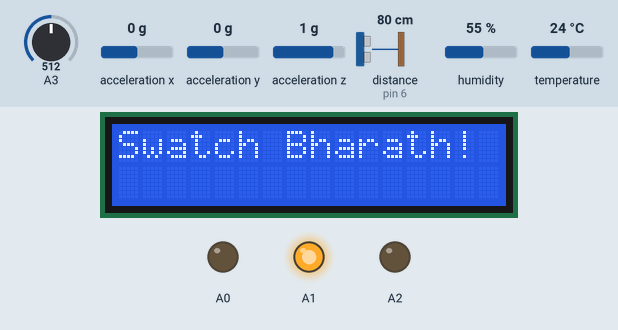
The sketch below on a simulated Arduino Uno, built with avr-gcc and run on an emulated ATmega328P. Shown: 16×2 character LCD, output pins drawn as LEDs (lit = HIGH). Wiring (inferred from the names in the program): ultrasonic range finder: trigger pin 7; echo pin 6; MPU-6050 motion sensor at I2C address 0x68. Inputs (shaded band) come from the test bench; at power-on: acceleration y 0 g, humidity 55 %, temperature 24 °C, A3 = 512, acceleration x 0 g, acceleration z 1 g, distance to the obstacle (sensor on pin 6) 80 cm. The echo pulse lasts 58.3 µs per cm; pins used as bus, display or sensor lines are not drawn.

Above: at 1.6 s.
1.7 s: acceleration y set to 0.2 g
At 9.4 s:
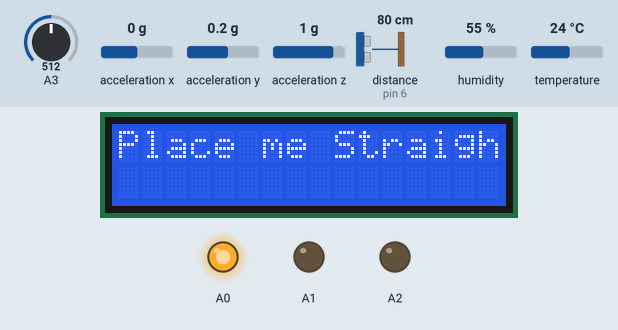
11.6 s: humidity set to 22 %
At 18.0 s:
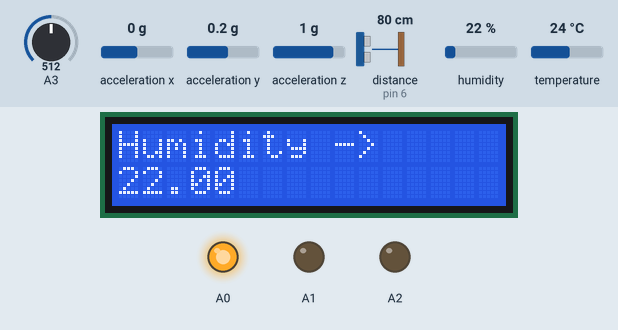
23.7 s: temperature set to 12 °C
At 33.7 s:
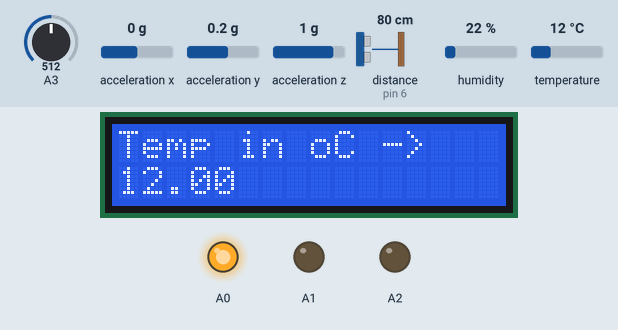
36.7 s: humidity set to 40 %
At 45.8 s:
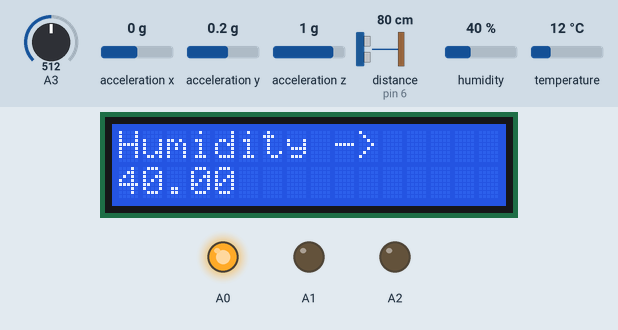
48.8 s: temperature set to 19 °C
At 55.7 s:
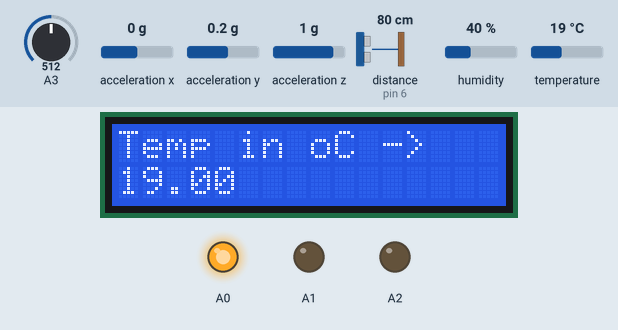
Timing chart, 0 to 57.2 s (numbered marks = the images above; inputs shaded):
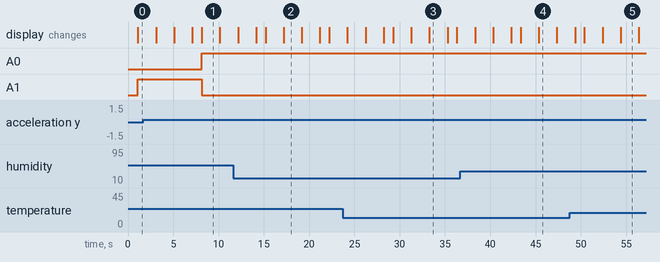

The sketch:

Hackthon_Arduino.ino
```cpp
#include <dht.h>

#include <Wire.h>
#include <LiquidCrystal.h>

const int rs = 12, en = 11, d4 = 5, d5 = 4, d6 = 3, d7 = 2;
LiquidCrystal lcd(rs, en, d4, d5, d6, d7);                                    //Initiliazing

dht DHT;
#define DHT11_PIN 9

//long gyrox,gyroy,gyroz;
//float rotx,roty,rotz;
long ax,ay,az;
float fx,fy,fz;

const int trigPin = 7;
const int echoPin = 6;
// defines variables
long duration;
int distance;
int k;

int output_value ;
//int a0,a1,a2;
String data;


void setupMPU()
{
Wire.beginTransmission(0b1101000);
Wire.write(0x6B);
Wire.write(0b00000000);
Wire.endTransmission();


Wire.beginTransmission(0b1101000);                                 //MPU-6050 setup
Wire.write(0x1B);
Wire.write(0b00000000);
Wire.endTransmission();


Wire.beginTransmission(0b1101000);
Wire.write(0x1C);
Wire.write(0b00000000);
Wire.endTransmission();

}

void processdata()
{
fx = ax/16384.0;
fy = ay/16384.0;
fz = az/16384.0;
}

void accel()
{

Wire.beginTransmission(0b1101000);
Wire.write(0x3B);

Wire.endTransmission();
Wire.requestFrom(0b1101000,6);
while(Wire.available() < 6);
ax = Wire.read()<<8|Wire.read();
ay = Wire.read()<<8|Wire.read();
az = Wire.read()<<8|Wire.read();
processdata();
}


int ping()
{
  // Clears the trigPin
digitalWrite(trigPin, LOW);
delayMicroseconds(2);
// Sets the trigPin on HIGH state for 10 micro seconds
digitalWrite(trigPin, HIGH);
delayMicroseconds(10);
digitalWrite(trigPin, LOW);
// Reads the echoPin, returns the sound wave travel time in microseconds
duration = pulseIn(echoPin, HIGH);
// Calculating the distance
distance= duration*0.034/2;
// Prints the distance on the Serial Monitor

delay(1000);
return distance;
}

void setup() {

  lcd.begin(16, 2);
  //lcd.setCursor(0, 1);
  //lcd.print("hello, world!");
  //delay(3000);
  //lcd.clear();


 Wire.begin();
setupMPU();

pinMode(A0,OUTPUT);
pinMode(A1,OUTPUT);
pinMode(A2,OUTPUT);
pinMode(A3,INPUT);
pinMode(trigPin, OUTPUT); // Sets the trigPin as an Output
pinMode(echoPin, INPUT); // Sets the echoPin as an Input
Serial.begin(9600); // Starts the serial communication
}
void loop() {
  k = ping();
 accel();
  output_value= analogRead(A3);


int chk = DHT.read11(DHT11_PIN);
//Serial.println(" Humidity " );

//Serial.println(DHT.humidity, 1);

//Serial.println(" Temparature ");

//Serial.println(DHT.temperature, 1);

//delay(2000);


/*  Serial.println(rotx);
  Serial.println(roty);
  Serial.println(rotz);
  Serial.println();
  delay(4000);*/

  output_value = map(output_value,550,0,0,100);
  //Serial.println(k);


 //Serial.print(output_value);

  // Serial.println("%");

  if(k<10)
  {
  analogWrite(A0,0);
  analogWrite(A1,0);
  analogWrite(A2,0);
  data = "100% Full";
  }
   if(k>10 && k<20)
  {analogWrite(A0,0);
  analogWrite(A1,0);
  analogWrite(A2,255);
  data = "50% Full";
  }                      //Ping Sensor
   if(k>20)
 { analogWrite(A0,0);
  analogWrite(A1,255);
  analogWrite(A2,0);
  data = "0% Full";
  }

  if(output_value>20)
  { analogWrite(A0,0);
  analogWrite(A1,255);                    //Moisture Sensor
  analogWrite(A2,255);
  data = "Alert! Raining";
  }

  if(fy>0)
  { analogWrite(A0,255);
  analogWrite(A1,0);                    //Gyro
  analogWrite(A2,0);
  data = "Place me Straight";
  }
  else{
    data= ("Swatch Bharath!");
  }

  //a0 = analogRead(A0);
  //a1 = analogRead(A1);
  //a2 = analogRead(A2);
  //Serial.print("fz=");
//Serial.println(fz);
//Serial.print("fx=");
//Serial.println(fx);
//Serial.print("fy=");
//Serial.println(fy);

  //Serial.println(a0);
  //Serial.println(a1);
  //Serial.println(a2);


  lcd.setCursor(0, 0);
  lcd.print(data);
  delay(2000);
  lcd.clear();
 lcd.setCursor(0,0);
 lcd.print("Humidity ->");
  lcd.setCursor(0, 1);
  lcd.print(DHT.humidity);
  delay(2000);                                          //LCD display
  lcd.clear();
lcd.setCursor(0,0);
lcd.print("Temp in oC ->");
  lcd.setCursor(0, 1);
  lcd.print(DHT.temperature);
  delay(2000);
  lcd.clear();


}
```

Measured:
- the behaviour switches between 0 and 0.1 g on acceleration y (found by bisection; images 0 and 1)
- after the input at 1.7 s, A0: LOW → HIGH after 6.4 s; A1: HIGH → LOW after 6.4 s; the display: first differs from a run without the input after 6.4 s (image 1)
- what the display in image 1 shows lasts 2.0 s, from 8.1 s to 10.1 s
